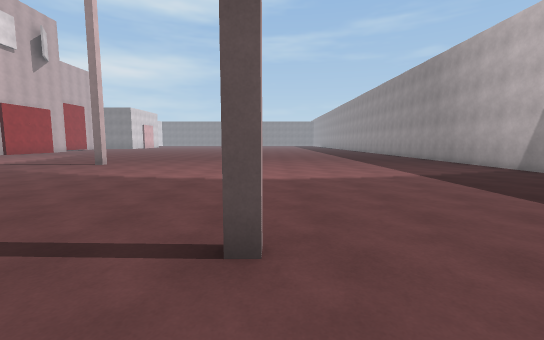
View 1 (above)

20 first-person views from a walk through a Unity game level. The camera is 1.5 m above the floor, tilts 6° down and sees 90° across. The floor is counted in squares, 2 m on a side. Each view is taken from the middle of a square. On the plan, view 1 faces up. The plan holds only what a view shows up to about 10 squares ahead; the rest is blank. The place goes on beyond the plan. The player character is not drawn. Surface patterns are stand-ins for the level's own textures.

View 2
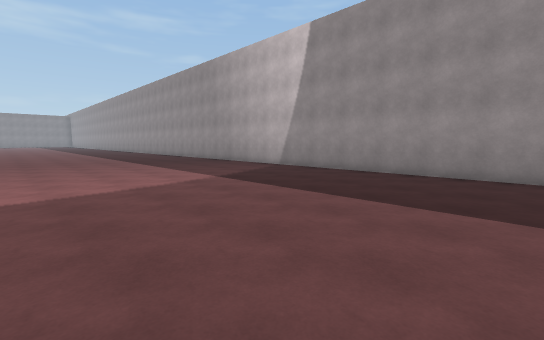

View 3
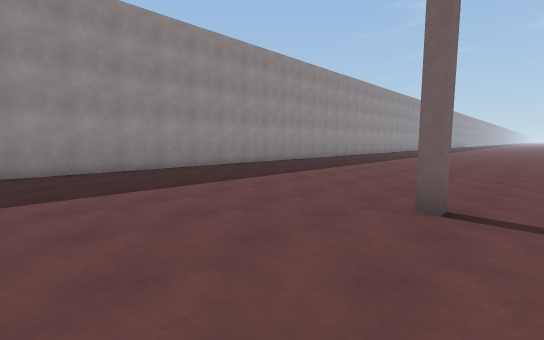

View 4
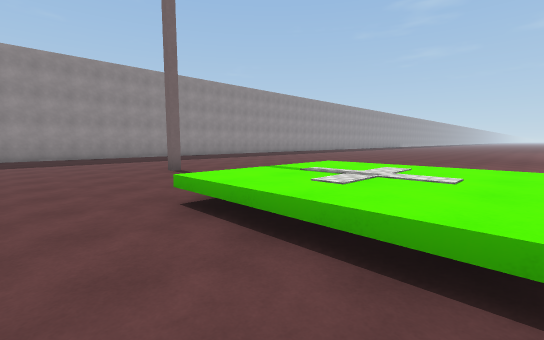

View 5
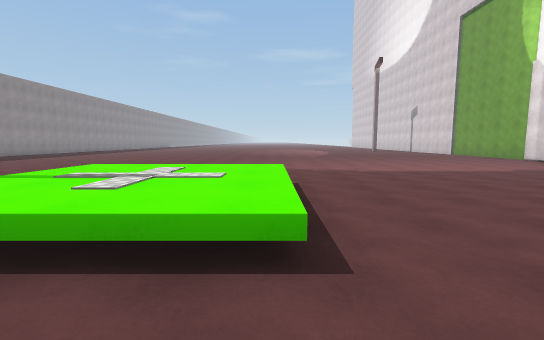

View 6
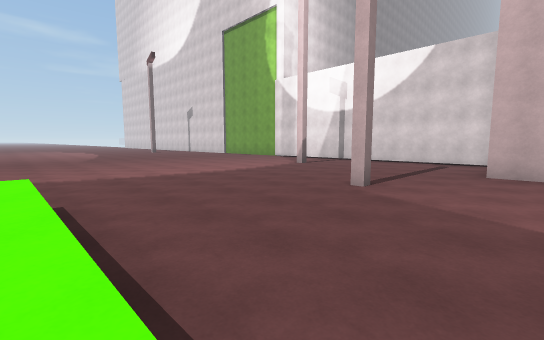

View 7
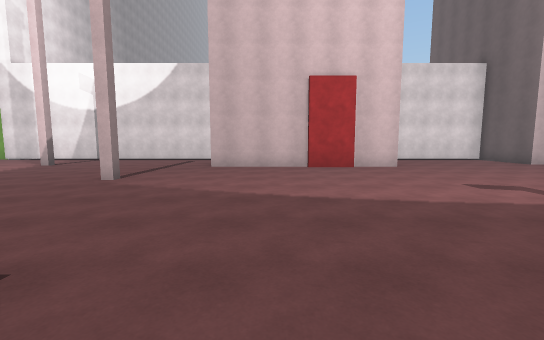

View 8
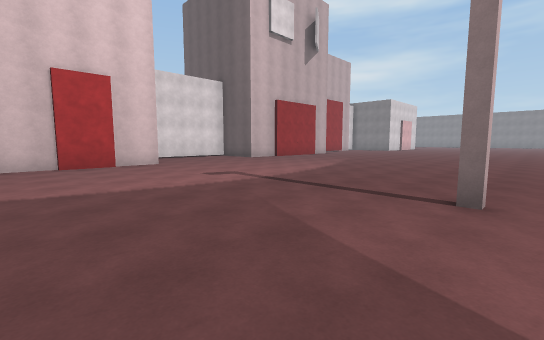

View 9
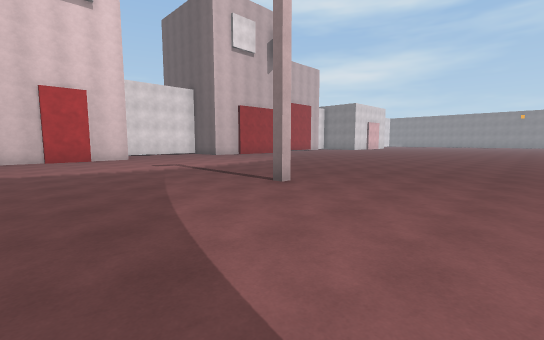

View 10
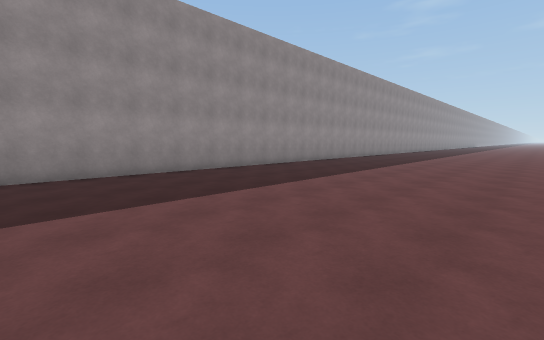

View 11
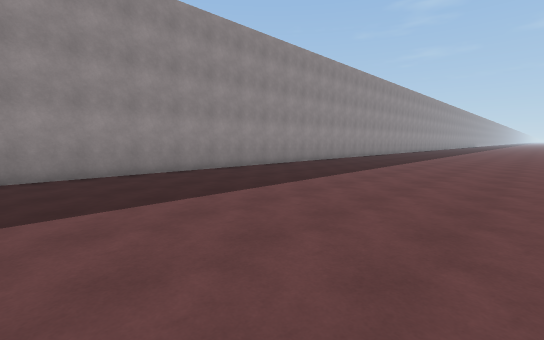

View 12
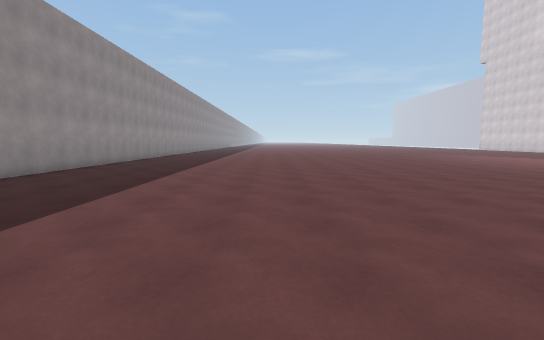

View 13
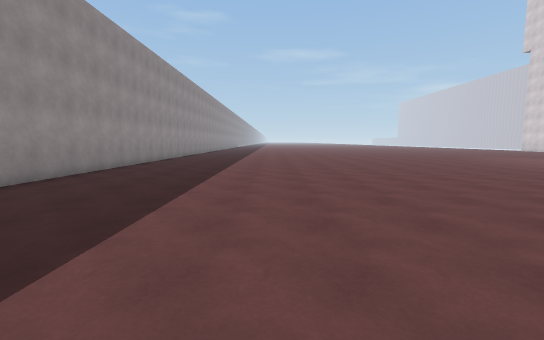

View 14
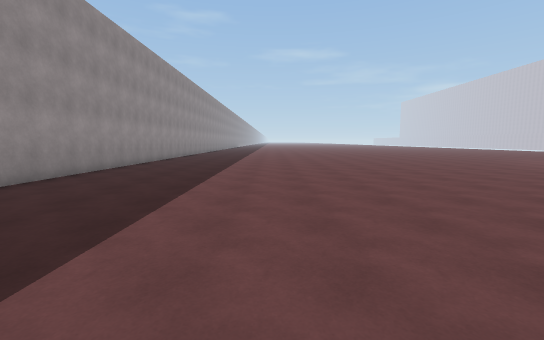

View 15
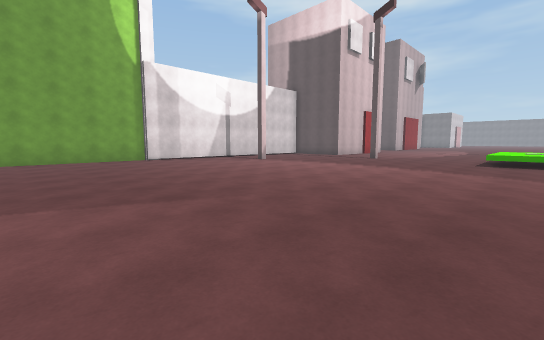

View 16
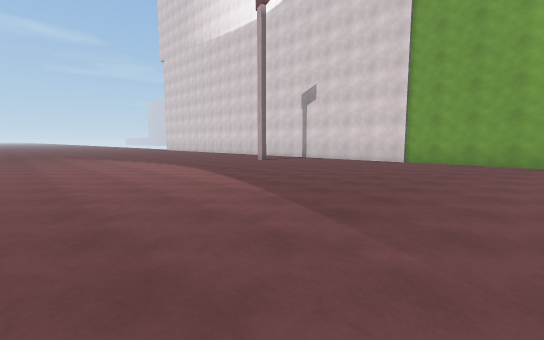

View 17
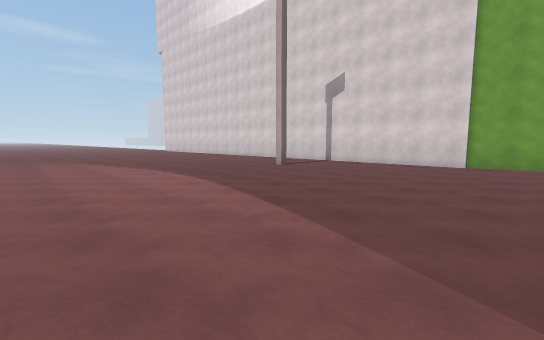

View 18
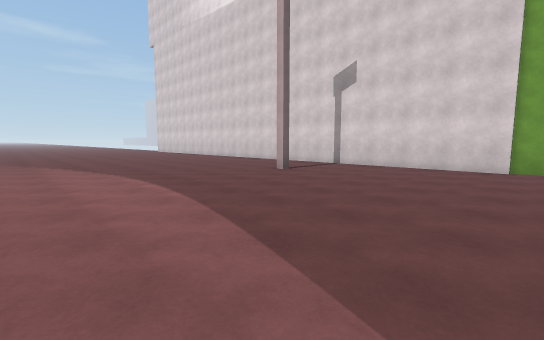

View 19
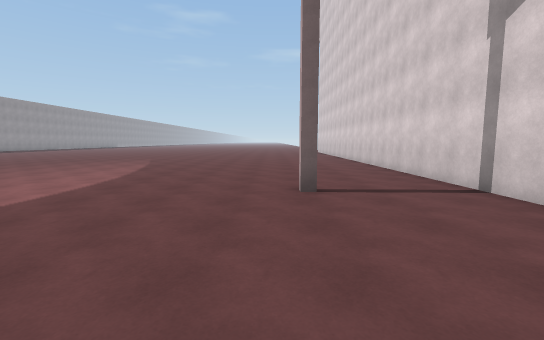

View 20
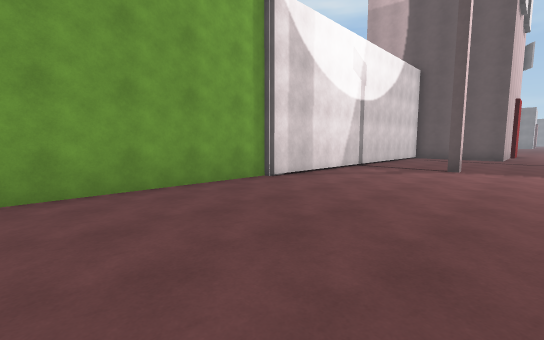

### Floor plan
Key: @ floor where view 1 was taken; # wall or solid block; . floor; ^ raised ledge.
Columns run from 18 left of view 1 to 7 right of it. Each row starts with its distance up from view 1.
 17             .....
 16           .......
 15          ........
 14   ##    ......... ..
 13   ...  .......... ...
 12   ............... ....
 11   ............... .....
 10   ............... .......#
  9    .........#.... .......#
  8     #............ .......#
  7     #....................#
  6     #....................#
  5     #....................#
  4     #....................#
  3  #.........^^^^..........#
  2  #.....#...^^^^ ..#......#
  1  #.........^^^^ .........#
  0  #.........^^^^  .@......#
 -1  #...........    ........#
 -2  #.#.........    ........#
 -3  #...........    ........#
 -4  #.......................#
 -5 ##.......................#
 -6 #..............  ........#
 -7 #.............   ........#
 -8 #............    ........#
 -9 #............   .........#
-10 #............  ..........#
-11 #...........  ...........#
-12 #........... ............#
-13 #........................#
-14 #........................#
-15 #..#.....................#
-16 #........................#
-17 #........................#
-18 #........................#
-19 #........................#
-20 #........................#
-21 #........................#

Positions as (right, up) in squares from view 1, and headings:
1: (0, 0), facing up
2: (0, 1), facing up-right
3: (-1, 5), facing down-right
4: (-7, 5), facing down-right
5: (-7, 5), facing down
6: (-7, 4), facing down-left
7: (-6, 5), facing left
8: (-5, 5), facing up-left
9: (-2, 5), facing up-left
10: (0, 0), facing down-right
11: (0, -6), facing down-right
12: (1, -6), facing down
13: (2, -9), facing down
14: (2, -11), facing down
15: (-6, -10), facing up-left
16: (-7, -7), facing down-left
17: (-8, -9), facing down-left
18: (-9, -10), facing down-left
19: (-14, -11), facing down
20: (-13, -10), facing up-left
